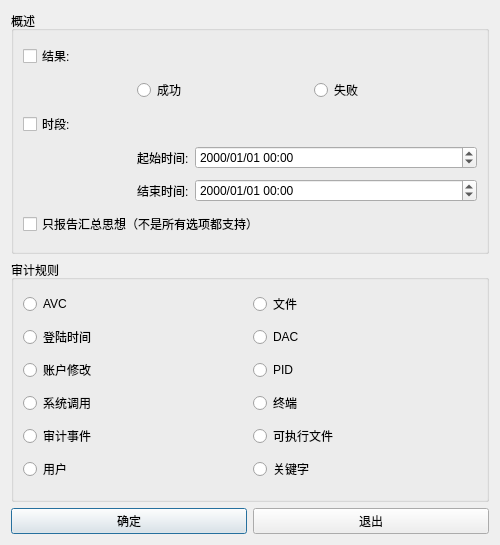
<?xml version="1.0" encoding="UTF-8"?>
<ui version="4.0">
 <class>ReportDialog</class>
 <widget class="QDialog" name="ReportDialog">
  <property name="geometry">
   <rect>
    <x>0</x>
    <y>0</y>
    <width>500</width>
    <height>545</height>
   </rect>
  </property>
  <property name="windowTitle">
   <string>审计报告</string>
  </property>
  <layout class="QGridLayout" name="gridLayout_2">
   <item row="0" column="0" colspan="2">
    <widget class="QGroupBox" name="groupBox">
     <property name="title">
      <string>概述</string>
     </property>
     <layout class="QGridLayout" name="gridLayout_3">
      <item row="0" column="0" colspan="2">
       <widget class="QCheckBox" name="checkBox">
        <property name="text">
         <string>结果:</string>
        </property>
       </widget>
      </item>
      <item row="1" column="0">
       <spacer name="horizontalSpacer">
        <property name="orientation">
         <enum>Qt::Horizontal</enum>
        </property>
        <property name="sizeHint" stdset="0">
         <size>
          <width>100</width>
          <height>20</height>
         </size>
        </property>
       </spacer>
      </item>
      <item row="1" column="1" colspan="2">
       <widget class="QRadioButton" name="radioButton">
        <property name="text">
         <string>成功</string>
        </property>
        <attribute name="buttonGroup">
         <string notr="true">buttonGroup</string>
        </attribute>
       </widget>
      </item>
      <item row="1" column="3">
       <spacer name="horizontalSpacer_2">
        <property name="orientation">
         <enum>Qt::Horizontal</enum>
        </property>
        <property name="sizeHint" stdset="0">
         <size>
          <width>100</width>
          <height>20</height>
         </size>
        </property>
       </spacer>
      </item>
      <item row="1" column="4">
       <widget class="QRadioButton" name="radioButton_2">
        <property name="text">
         <string>失败</string>
        </property>
        <attribute name="buttonGroup">
         <string notr="true">buttonGroup</string>
        </attribute>
       </widget>
      </item>
      <item row="1" column="5">
       <spacer name="horizontalSpacer_3">
        <property name="orientation">
         <enum>Qt::Horizontal</enum>
        </property>
        <property name="sizeHint" stdset="0">
         <size>
          <width>100</width>
          <height>20</height>
         </size>
        </property>
       </spacer>
      </item>
      <item row="2" column="0" colspan="2">
       <widget class="QCheckBox" name="checkBox_2">
        <property name="text">
         <string>时段:</string>
        </property>
       </widget>
      </item>
      <item row="3" column="2" colspan="4">
       <widget class="QDateTimeEdit" name="dateTimeEdit">
        <property name="displayFormat">
         <string>yyyy/MM/dd HH:mm</string>
        </property>
       </widget>
      </item>
      <item row="4" column="2" colspan="4">
       <widget class="QDateTimeEdit" name="dateTimeEdit_2">
        <property name="displayFormat">
         <string>yyyy/MM/dd HH:mm</string>
        </property>
       </widget>
      </item>
      <item row="5" column="0" colspan="6">
       <widget class="QCheckBox" name="checkBox_3">
        <property name="text">
         <string>只报告汇总思想（不是所有选项都支持）</string>
        </property>
       </widget>
      </item>
      <item row="3" column="1">
       <widget class="QLabel" name="label">
        <property name="text">
         <string>起始时间:</string>
        </property>
       </widget>
      </item>
      <item row="4" column="1">
       <widget class="QLabel" name="label_2">
        <property name="text">
         <string>结束时间:</string>
        </property>
       </widget>
      </item>
     </layout>
    </widget>
   </item>
   <item row="1" column="0" colspan="2">
    <widget class="QGroupBox" name="groupBox_2">
     <property name="title">
      <string>审计规则</string>
     </property>
     <layout class="QGridLayout" name="gridLayout">
      <item row="0" column="0">
       <widget class="QRadioButton" name="radioButton_14">
        <property name="text">
         <string>AVC</string>
        </property>
       </widget>
      </item>
      <item row="0" column="1">
       <widget class="QRadioButton" name="radioButton_13">
        <property name="text">
         <string>文件</string>
        </property>
       </widget>
      </item>
      <item row="1" column="0">
       <widget class="QRadioButton" name="radioButton_3">
        <property name="text">
         <string>登陆时间</string>
        </property>
       </widget>
      </item>
      <item row="1" column="1">
       <widget class="QRadioButton" name="radioButton_4">
        <property name="text">
         <string>DAC</string>
        </property>
       </widget>
      </item>
      <item row="2" column="0">
       <widget class="QRadioButton" name="radioButton_6">
        <property name="text">
         <string>账户修改</string>
        </property>
       </widget>
      </item>
      <item row="2" column="1">
       <widget class="QRadioButton" name="radioButton_5">
        <property name="text">
         <string>PID</string>
        </property>
       </widget>
      </item>
      <item row="3" column="0">
       <widget class="QRadioButton" name="radioButton_11">
        <property name="text">
         <string>系统调用</string>
        </property>
       </widget>
      </item>
      <item row="3" column="1">
       <widget class="QRadioButton" name="radioButton_12">
        <property name="text">
         <string>终端</string>
        </property>
       </widget>
      </item>
      <item row="4" column="0">
       <widget class="QRadioButton" name="radioButton_7">
        <property name="text">
         <string>审计事件</string>
        </property>
       </widget>
      </item>
      <item row="4" column="1">
       <widget class="QRadioButton" name="radioButton_8">
        <property name="text">
         <string>可执行文件</string>
        </property>
       </widget>
      </item>
      <item row="5" column="0">
       <widget class="QRadioButton" name="radioButton_9">
        <property name="text">
         <string>用户</string>
        </property>
       </widget>
      </item>
      <item row="5" column="1">
       <widget class="QRadioButton" name="radioButton_10">
        <property name="text">
         <string>关键字</string>
        </property>
       </widget>
      </item>
     </layout>
    </widget>
   </item>
   <item row="2" column="0">
    <widget class="QPushButton" name="pushButton">
     <property name="text">
      <string>确定</string>
     </property>
    </widget>
   </item>
   <item row="2" column="1">
    <widget class="QPushButton" name="pushButton_2">
     <property name="text">
      <string>退出</string>
     </property>
    </widget>
   </item>
  </layout>
 </widget>
 <resources/>
 <connections/>
 <buttongroups>
  <buttongroup name="buttonGroup"/>
 </buttongroups>
</ui>
